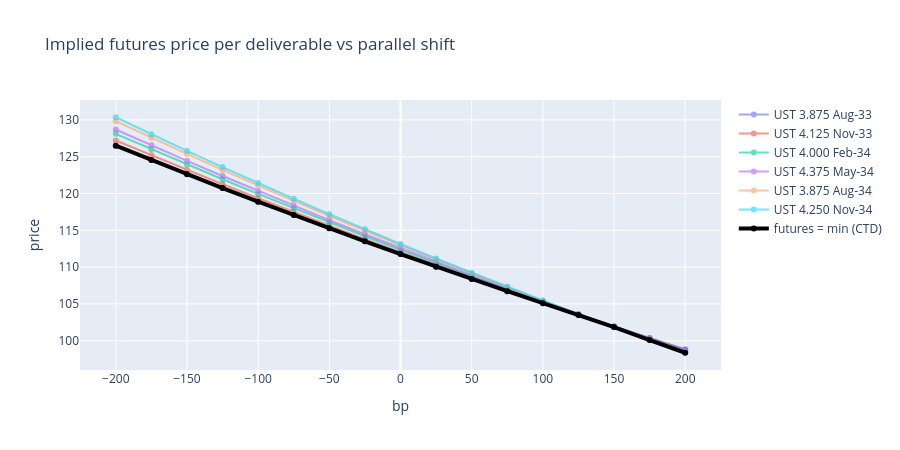

Write notebook code for a chart like this one.
### Markdown cell above
## 5. Scenarios: CTD switch and negative convexity

Shift the Treasury curve in parallel and re-run. As yields move, the CTD can switch, which makes the future's payoff kinked/less convex than any single bond.

### Code cell
rows, per_bond = [], {}
shifts = list(range(-200, 201, 25))
for sh in shifts:
    t = basket_analytics(h.ust_curve(parallel_bp=sh))
    rows.append({"shift_bp": sh, "F_model": t["implied_fut"].min(), "CTD": t["implied_fut"].idxmin()})
    per_bond[sh] = t["implied_fut"]
sc = pd.DataFrame(rows).set_index("shift_bp")
display(sc.style.format({"F_model": "{:.4f}"}))
print("CTD changes across scenarios:", sc["CTD"].nunique(), "distinct ->", list(sc["CTD"].unique()))

pb = pd.DataFrame(per_bond).T
fig = go.Figure()
for b in pb.columns:
    fig.add_scatter(x=pb.index, y=pb[b], name=b, opacity=0.6)
fig.add_scatter(x=sc.index, y=sc["F_model"], name="futures = min (CTD)", line=dict(color="black", width=4))
fig.update_layout(title="Implied futures price per deliverable vs parallel shift", xaxis_title="bp", yaxis_title="price", height=450)
fig.show()

### Figure 1 — Plotly figure (JSON) as saved in the notebook; plotly's stock layout.template omitted (floating-point values rounded to 4 significant figures)
{"data": [{"name": "UST 3.875 Aug-33", "opacity": 0.6, "type": "scatter", "x": [-200, -175, -150, -125, -100, -75, -50, -25, 0, 25, 50, 75, 100, 125, 150, 175, 200], "y": [126.5, 124.5, 122.6, 120.7, 118.9, 117.1, 115.3, 113.5, 111.8, 110.1, 108.4, 106.7, 105.1, 103.5, 101.9, 100.4, 98.86]}, {"name": "UST 4.125 Nov-33", "opacity": 0.6, "type": "scatter", "x": [-200, -175, -150, -125, -100, -75, -50, -25, 0, 25, 50, 75, 100, 125, 150, 175, 200], "y": [127.2, 125.2, 123.2, 121.3, 119.4, 117.5, 115.6, 113.8, 112.0, 110.3, 108.5, 106.8, 105.2, 103.5, 101.9, 100.3, 98.78]}, {"name": "UST 4.000 Feb-34", "opacity": 0.6, "type": "scatter", "x": [-200, -175, -150, -125, -100, -75, -50, -25, 0, 25, 50, 75, 100, 125, 150, 175, 200], "y": [128.1, 126.0, 124.0, 121.9, 119.9, 118.0, 116.1, 114.2, 112.3, 110.5, 108.7, 107.0, 105.3, 103.6, 101.9, 100.3, 98.65]}, {"name": "UST 4.375 May-34", "opacity": 0.6, "type": "scatter", "x": [-200, -175, -150, -125, -100, -75, -50, -25, 0, 25, 50, 75, 100, 125, 150, 175, 200], "y": [128.7, 126.5, 124.4, 122.4, 120.3, 118.3, 116.4, 114.5, 112.6, 110.7, 108.9, 107.1, 105.4, 103.6, 101.9, 100.3, 98.63]}, {"name": "UST 3.875 Aug-34", "opacity": 0.6, "type": "scatter", "x": [-200, -175, -150, -125, -100, -75, -50, -25, 0, 25, 50, 75, 100, 125, 150, 175, 200], "y": [129.8, 127.6, 125.4, 123.2, 121.1, 119.0, 116.9, 114.9, 113.0, 111.0, 109.1, 107.2, 105.4, 103.6, 101.9, 100.1, 98.42]}, {"name": "UST 4.250 Nov-34", "opacity": 0.6, "type": "scatter", "x": [-200, -175, -150, -125, -100, -75, -50, -25, 0, 25, 50, 75, 100, 125, 150, 175, 200], "y": [130.4, 128.1, 125.8, 123.6, 121.4, 119.3, 117.2, 115.1, 113.1, 111.2, 109.2, 107.3, 105.5, 103.6, 101.8, 100.1, 98.37]}, {"line": {"color": "black", "width": 4}, "name": "futures = min (CTD)", "type": "scatter", "x": [-200, -175, -150, -125, -100, -75, -50, -25, 0, 25, 50, 75, 100, 125, 150, 175, 200], "y": [126.5, 124.5, 122.6, 120.7, 118.9, 117.1, 115.3, 113.5, 111.8, 110.1, 108.4, 106.7, 105.1, 103.5, 101.8, 100.1, 98.37]}], "layout": {"height": 450, "title": {"text": "Implied futures price per deliverable vs parallel shift"}, "xaxis": {"title": {"text": "bp"}}, "yaxis": {"title": {"text": "price"}}}}
